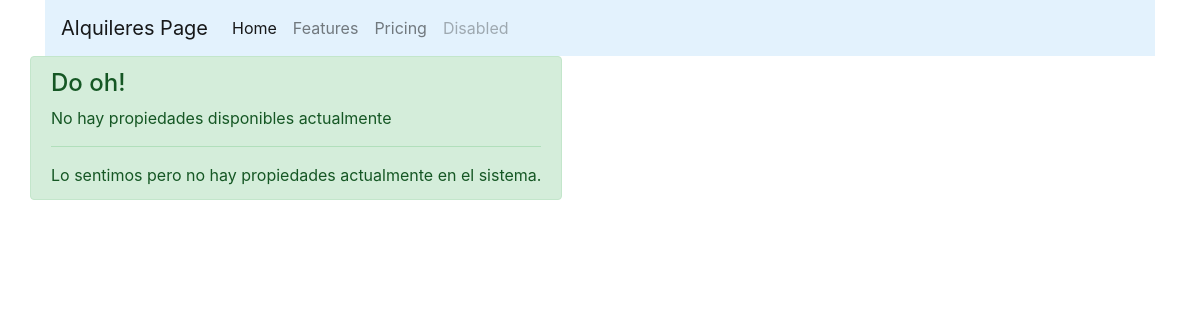
Before: / with the older database file.
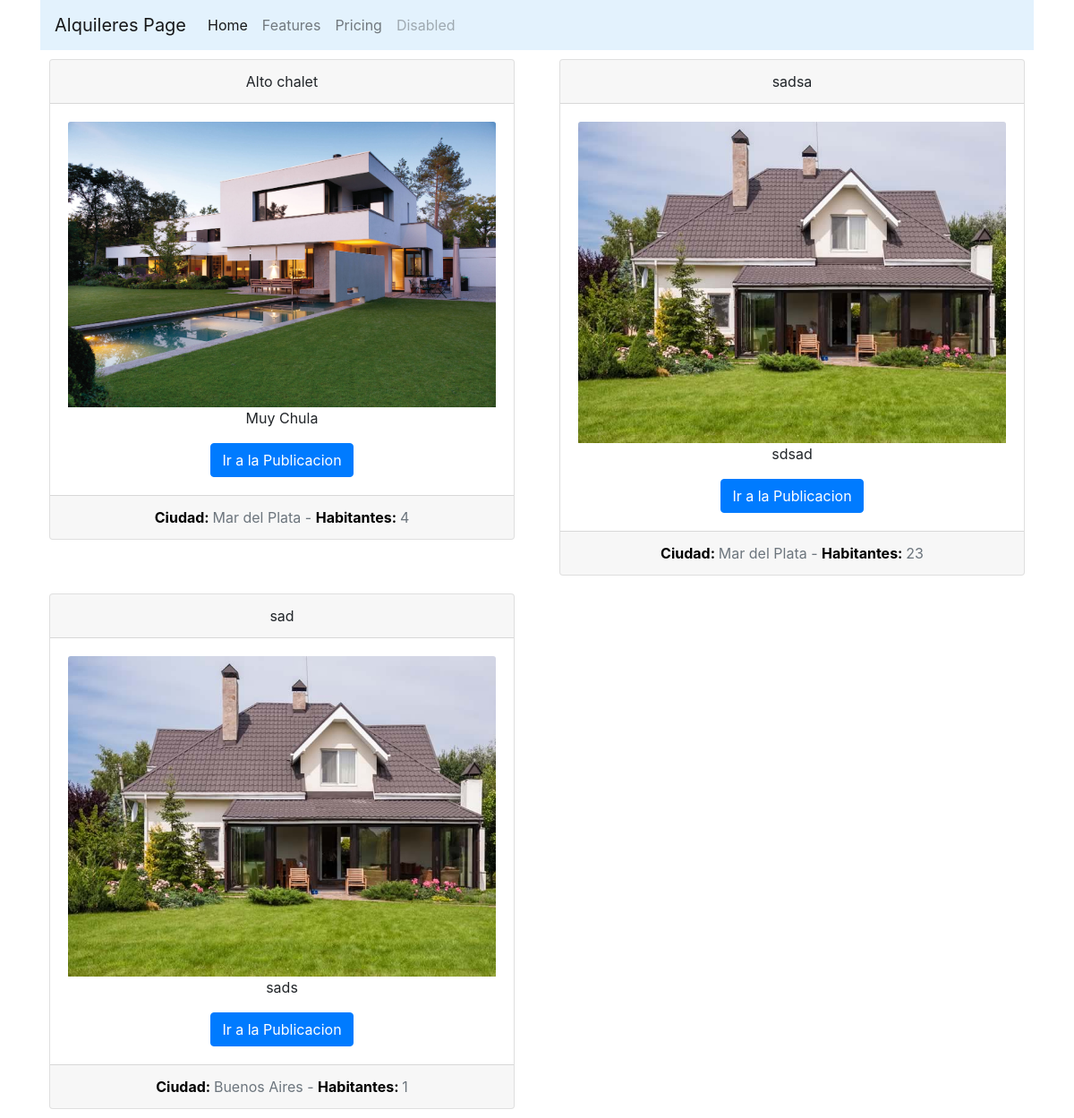
After: the same page with the newer database file.
### alquileres/models.py (models this page shows)
class Propiedad(models.Model):
    descripcion = models.CharField(max_length=500)
    precioDiario = models.DecimalField(max_digits=5, decimal_places=2)
    imagen = models.ImageField()
    titulo = models.CharField(max_length=50)
    numeroFicha = models.IntegerField()
    maximoHabitantes = models.IntegerField()
    ciudad = models.ForeignKey(Ciudad, null=True, blank=True, on_delete=models.CASCADE)
    usuario = models.ForeignKey(User, null=True, blank=True, on_delete=models.CASCADE)

class Ciudad(models.Model):
    nombre = models.CharField(max_length=200, unique=True)

### alquileres/views.py (the view)
# urls.py: url(r'^$', index),
def index(request):
    propiedades = Propiedad.objects.all()
    contexto = {'propiedades':propiedades}
    return render(request, 'alquileres/index.html', contexto)

### templates/alquileres/index.html (shortened to what this page needs)
{% extends 'base/base.html' %}
{% block header %}
    <div class="container">
    <nav class="navbar justify-content-center navbar-expand-lg navbar-light" style="background-color: #e3f2fd;">
        <a class="navbar-brand" href="/">Alquileres Page</a>
        <div class="collapse navbar-collapse" id="navbarNav">
            <ul class="navbar-nav">
                <li class="nav-item active">
                    <a class="nav-link" href="#">Home <span class="sr-only">(current)</span></a>
                </li>
                <li class="nav-item">
                    <a class="nav-link" href="#">Features</a>
                </li>
                <li class="nav-item">
                    <a class="nav-link" href="#">Pricing</a>
                </li>
                <li class="nav-item">
                    <a class="nav-link disabled" href="#">Disabled</a>
                </li>
            </ul>
        </div>
    </nav>
{% endblock %}
{% block content %}
    <div class="row">
        {% if propiedades %}
            {% for propiedad in propiedades %}
                <div class="col-md-6">
                    <div class="card text-center customMargin">
                        <div class="card-header">
                            {{ propiedad.titulo }}
                        </div>
                        <div class="card-body">
                            <img class="card-img-top" src="{{ propiedad.imagen.url }}" alt="Imagen de la propiedad">
                            <p class="card-text">{{ propiedad.descripcion }}</p>
                            <a href="#" class="btn btn-primary">Ir a la Publicacion</a>
                        </div>
                        <div class="card-footer text-muted">
                           <span style="color:black;font-weight:bold"> Ciudad: </span> {{ propiedad.ciudad.nombre }}  - <span style="color:black;font-weight:bold"> Habitantes: </span> {{ propiedad.maximoHabitantes }}
                        </div>
                    </div>
                </div>
            {% endfor %}
        {% else %}
            <div class="alert alert-success" role="alert">
                <h4 class="alert-heading">Do oh!</h4>
                <p>No hay propiedades disponibles actualmente</p>
                <hr>
                <p class="mb-0">Lo sentimos pero no hay propiedades actualmente en el sistema.</p>
            </div>
        {% endif %}
    </div>
{% endblock %}
{% block footer %}
    </div>
{% endblock %}

### templates/base/base.html (shortened to what this page needs)
<!DOCTYPE html>
<html lang="es">
<head>
<link rel="stylesheet" href="https://maxcdn.bootstrapcdn.com/bootstrap/4.0.0-beta.2/css/bootstrap.min.css">
</head>
<body>
{% block header %}{% endblock %}
{% block content %}{% endblock %}
{% block footer %}{% endblock %}
</body>
</html>

### templates/alquileres/index.html (style rules this page uses)
.customMargin { margin-top: 10px; margin-left: 10px; margin-right: 10px; margin-bottom: 10px; }

Changed rows visible on the page:
added Propiedad: titulo "Alto chalet", imagen (picture), descripcion "Muy Chula", ciudad.nombre "Mar del Plata", maximoHabitantes "4"
added Propiedad: titulo "sadsa", imagen (picture), descripcion "sdsad", ciudad.nombre "Mar del Plata", maximoHabitantes "23"
added Propiedad: titulo "sad", imagen (picture), descripcion "sads", ciudad.nombre "Buenos Aires", maximoHabitantes "1"
Other visible differences:
text no longer shown: "Do oh! No hay propiedades disponibles actualmente Lo sentimos pero no hay propiedades actualmente en el sistema."
